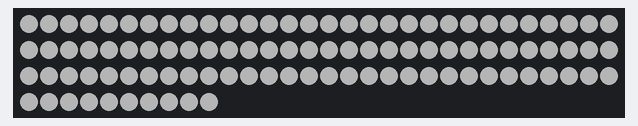
Simulated run of this program. Board: Seeed XIAO ESP32-C3. Parts: 100 RGB LEDs in strip order, left to right, continuing on the next row. Dim RGB values are drawn brighter than linear.

Above: at 0.1 s.

The program:

main.cpp
```cpp
#include <Arduino.h>
#include <Adafruit_NeoPixel.h>

// Pin and pixel configuration
#define LED_PIN 5        // Pin D3 on Seeed XIAO ESP32C3
#define NUM_PIXELS 100   // Number of pixels in the strip
#define BRIGHTNESS 128   // 50% brightness (0-255)

// Create NeoPixel object
Adafruit_NeoPixel strip(NUM_PIXELS, LED_PIN, NEO_GRB + NEO_KHZ800);

void setup() {
  // Initialize the NeoPixel strip
  strip.begin();
  strip.setBrightness(BRIGHTNESS);
  strip.show(); // Initialize all pixels to 'off'

  // Set all pixels to 50% white (all 3 channels at 50%)
  for(int i = 0; i < NUM_PIXELS; i++) {
    // 127 is approximately 50% of 255
    strip.setPixelColor(i, strip.Color(127, 127, 127));
  }

  // Show the colors
  strip.show();
}

void loop() {
  // Nothing to do in loop - just maintain the static pattern
  delay(1000);
}
```
